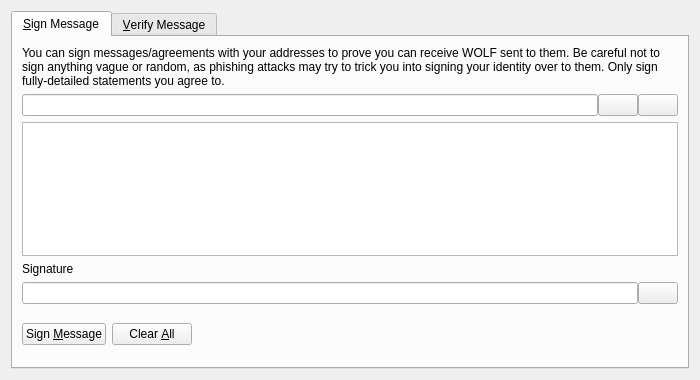
<?xml version="1.0" encoding="UTF-8"?>
<ui version="4.0">
 <class>SignVerifyMessageDialog</class>
 <widget class="QDialog" name="SignVerifyMessageDialog">
  <property name="geometry">
   <rect>
    <x>0</x>
    <y>0</y>
    <width>700</width>
    <height>380</height>
   </rect>
  </property>
  <property name="windowTitle">
   <string>Signatures - Sign / Verify a Message</string>
  </property>
  <property name="modal">
   <bool>true</bool>
  </property>
  <layout class="QVBoxLayout" name="verticalLayout">
   <item>
    <widget class="QTabWidget" name="tabWidget">
     <property name="currentIndex">
      <number>0</number>
     </property>
     <widget class="QWidget" name="tabSignMessage">
      <attribute name="title">
       <string>&amp;Sign Message</string>
      </attribute>
      <layout class="QVBoxLayout" name="verticalLayout_SM">
       <item>
        <widget class="QLabel" name="infoLabel_SM">
         <property name="text">
          <string>You can sign messages/agreements with your addresses to prove you can receive WOLF sent to them. Be careful not to sign anything vague or random, as phishing attacks may try to trick you into signing your identity over to them. Only sign fully-detailed statements you agree to.</string>
         </property>
         <property name="textFormat">
          <enum>Qt::PlainText</enum>
         </property>
         <property name="wordWrap">
          <bool>true</bool>
         </property>
        </widget>
       </item>
       <item>
        <layout class="QHBoxLayout" name="horizontalLayout_1_SM">
         <property name="spacing">
          <number>0</number>
         </property>
         <item>
          <widget class="QValidatedLineEdit" name="addressIn_SM">
           <property name="toolTip">
            <string>The WOLF address to sign the message with</string>
           </property>
          </widget>
         </item>
         <item>
          <widget class="QPushButton" name="addressBookButton_SM">
           <property name="toolTip">
            <string>Choose previously used address</string>
           </property>
           <property name="text">
            <string/>
           </property>
           <property name="shortcut">
            <string>Alt+A</string>
           </property>
           <property name="autoDefault">
            <bool>false</bool>
           </property>
          </widget>
         </item>
         <item>
          <widget class="QPushButton" name="pasteButton_SM">
           <property name="toolTip">
            <string>Paste address from clipboard</string>
           </property>
           <property name="text">
            <string/>
           </property>
           <property name="shortcut">
            <string>Alt+P</string>
           </property>
           <property name="autoDefault">
            <bool>false</bool>
           </property>
          </widget>
         </item>
        </layout>
       </item>
       <item>
        <widget class="QPlainTextEdit" name="messageIn_SM">
         <property name="toolTip">
          <string>Enter the message you want to sign here</string>
         </property>
        </widget>
       </item>
       <item>
        <widget class="QLabel" name="signatureLabel_SM">
         <property name="text">
          <string>Signature</string>
         </property>
         <property name="textFormat">
          <enum>Qt::PlainText</enum>
         </property>
        </widget>
       </item>
       <item>
        <layout class="QHBoxLayout" name="horizontalLayout_2_SM">
         <property name="spacing">
          <number>0</number>
         </property>
         <item>
          <widget class="QLineEdit" name="signatureOut_SM">
           <property name="font">
            <font>
             <italic>true</italic>
            </font>
           </property>
           <property name="readOnly">
            <bool>true</bool>
           </property>
          </widget>
         </item>
         <item>
          <widget class="QPushButton" name="copySignatureButton_SM">
           <property name="toolTip">
            <string>Copy the current signature to the system clipboard</string>
           </property>
           <property name="text">
            <string/>
           </property>
           <property name="autoDefault">
            <bool>false</bool>
           </property>
          </widget>
         </item>
        </layout>
       </item>
       <item>
        <layout class="QHBoxLayout" name="horizontalLayout_3_SM">
         <item>
          <widget class="QPushButton" name="signMessageButton_SM">
           <property name="toolTip">
            <string>Sign the message to prove you own this WOLF address</string>
           </property>
           <property name="text">
            <string>Sign &amp;Message</string>
           </property>
           <property name="autoDefault">
            <bool>false</bool>
           </property>
          </widget>
         </item>
         <item>
          <widget class="QPushButton" name="clearButton_SM">
           <property name="toolTip">
            <string>Reset all sign message fields</string>
           </property>
           <property name="text">
            <string>Clear &amp;All</string>
           </property>
           <property name="autoDefault">
            <bool>false</bool>
           </property>
          </widget>
         </item>
         <item>
          <spacer name="horizontalSpacer_1_SM">
           <property name="orientation">
            <enum>Qt::Horizontal</enum>
           </property>
           <property name="sizeHint" stdset="0">
            <size>
             <width>40</width>
             <height>48</height>
            </size>
           </property>
          </spacer>
         </item>
         <item>
          <widget class="QLabel" name="statusLabel_SM">
           <property name="font">
            <font>
             <weight>75</weight>
             <bold>true</bold>
            </font>
           </property>
           <property name="text">
            <string/>
           </property>
           <property name="wordWrap">
            <bool>true</bool>
           </property>
          </widget>
         </item>
         <item>
          <spacer name="horizontalSpacer_2_SM">
           <property name="orientation">
            <enum>Qt::Horizontal</enum>
           </property>
           <property name="sizeHint" stdset="0">
            <size>
             <width>40</width>
             <height>48</height>
            </size>
           </property>
          </spacer>
         </item>
        </layout>
       </item>
      </layout>
     </widget>
     <widget class="QWidget" name="tabVerifyMessage">
      <attribute name="title">
       <string>&amp;Verify Message</string>
      </attribute>
      <layout class="QVBoxLayout" name="verticalLayout_VM">
       <item>
        <widget class="QLabel" name="infoLabel_VM">
         <property name="text">
          <string>Enter the receiver's address, message (ensure you copy line breaks, spaces, tabs, etc. exactly) and signature below to verify the message. Be careful not to read more into the signature than what is in the signed message itself, to avoid being tricked by a man-in-the-middle attack. Note that this only proves the signing party receives with the address, it cannot prove sendership of any transaction!</string>
         </property>
         <property name="textFormat">
          <enum>Qt::PlainText</enum>
         </property>
         <property name="alignment">
          <set>Qt::AlignLeading|Qt::AlignLeft|Qt::AlignTop</set>
         </property>
         <property name="wordWrap">
          <bool>true</bool>
         </property>
        </widget>
       </item>
       <item>
        <layout class="QHBoxLayout" name="horizontalLayout_1_VM">
         <property name="spacing">
          <number>0</number>
         </property>
         <item>
          <widget class="QValidatedLineEdit" name="addressIn_VM">
           <property name="toolTip">
            <string>The WOLF address the message was signed with</string>
           </property>
          </widget>
         </item>
         <item>
          <widget class="QPushButton" name="addressBookButton_VM">
           <property name="toolTip">
            <string>Choose previously used address</string>
           </property>
           <property name="text">
            <string/>
           </property>
           <property name="shortcut">
            <string>Alt+A</string>
           </property>
           <property name="autoDefault">
            <bool>false</bool>
           </property>
          </widget>
         </item>
        </layout>
       </item>
       <item>
        <widget class="QPlainTextEdit" name="messageIn_VM"/>
       </item>
       <item>
        <widget class="QValidatedLineEdit" name="signatureIn_VM"/>
       </item>
       <item>
        <layout class="QHBoxLayout" name="horizontalLayout_2_VM">
         <item>
          <widget class="QPushButton" name="verifyMessageButton_VM">
           <property name="toolTip">
            <string>Verify the message to ensure it was signed with the specified WOLF address</string>
           </property>
           <property name="text">
            <string>Verify &amp;Message</string>
           </property>
           <property name="autoDefault">
            <bool>false</bool>
           </property>
          </widget>
         </item>
         <item>
          <widget class="QPushButton" name="clearButton_VM">
           <property name="toolTip">
            <string>Reset all verify message fields</string>
           </property>
           <property name="text">
            <string>Clear &amp;All</string>
           </property>
           <property name="autoDefault">
            <bool>false</bool>
           </property>
          </widget>
         </item>
         <item>
          <spacer name="horizontalSpacer_1_VM">
           <property name="orientation">
            <enum>Qt::Horizontal</enum>
           </property>
           <property name="sizeHint" stdset="0">
            <size>
             <width>40</width>
             <height>48</height>
            </size>
           </property>
          </spacer>
         </item>
         <item>
          <widget class="QLabel" name="statusLabel_VM">
           <property name="font">
            <font>
             <weight>75</weight>
             <bold>true</bold>
            </font>
           </property>
           <property name="text">
            <string/>
           </property>
           <property name="wordWrap">
            <bool>true</bool>
           </property>
          </widget>
         </item>
         <item>
          <spacer name="horizontalSpacer_2_VM">
           <property name="orientation">
            <enum>Qt::Horizontal</enum>
           </property>
           <property name="sizeHint" stdset="0">
            <size>
             <width>40</width>
             <height>48</height>
            </size>
           </property>
          </spacer>
         </item>
        </layout>
       </item>
      </layout>
     </widget>
    </widget>
   </item>
  </layout>
 </widget>
 <customwidgets>
  <customwidget>
   <class>QValidatedLineEdit</class>
   <extends>QLineEdit</extends>
   <header>qvalidatedlineedit.h</header>
  </customwidget>
 </customwidgets>
 <resources>
  <include location="../wolf.qrc"/>
 </resources>
 <connections/>
</ui>
